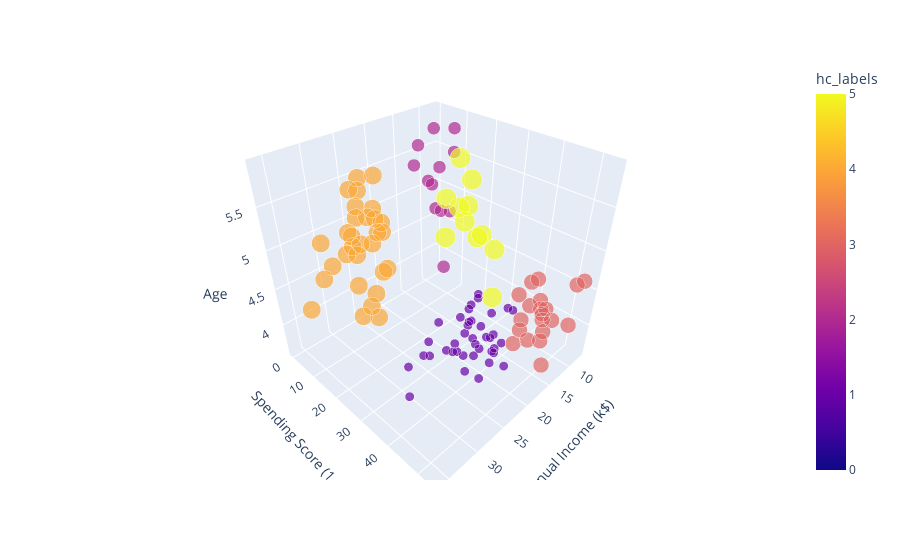

Notebook code cell kept with this figure:
### Markdown cell above
## Visualising the clusters for Age, Annual Income and Spending Score (Heirarchical Model)

### Code cell
fig = px.scatter_3d(X4, x="Annual Income (k$)", y="Spending Score (1-100)", z="Age",
                    color='hc_labels', size='hc_labels')
fig.show()

### Figure 1 — Plotly figure (JSON) as saved in the notebook; plotly's stock layout.template omitted (floating-point values rounded to 4 significant figures; data arrays with more than 128 entries replaced by an {"elided": "..."} marker saying what was removed)
{"data": [{"hovertemplate": "Annual Income (k$)=%{x}<br>Spending Score (1-100)=%{y}<br>Age=%{z}<br>hc_labels=%{marker.color}<extra></extra>", "legendgroup": "", "marker": {"color": {"elided": "200 int values"}, "coloraxis": "coloraxis", "size": {"elided": "200 int values"}, "sizemode": "area", "sizeref": 0.0125, "symbol": "circle"}, "mode": "markers", "name": "", "scene": "scene", "showlegend": false, "type": "scatter3d", "x": {"elided": "200 float values"}, "y": {"elided": "200 float values"}, "z": {"elided": "200 float values"}}], "layout": {"coloraxis": {"colorbar": {"title": {"text": "hc_labels"}}, "colorscale": [[0, "#0d0887"], [0.1111, "#46039f"], [0.2222, "#7201a8"], [0.3333, "#9c179e"], [0.4444, "#bd3786"], [0.5556, "#d8576b"], [0.6667, "#ed7953"], [0.7778, "#fb9f3a"], [0.8889, "#fdca26"], [1, "#f0f921"]]}, "legend": {"itemsizing": "constant", "tracegroupgap": 0}, "margin": {"t": 60}, "scene": {"domain": {"x": [0, 1], "y": [0, 1]}, "xaxis": {"title": {"text": "Annual Income (k$)"}}, "yaxis": {"title": {"text": "Spending Score (1-100)"}}, "zaxis": {"title": {"text": "Age"}}}}}
